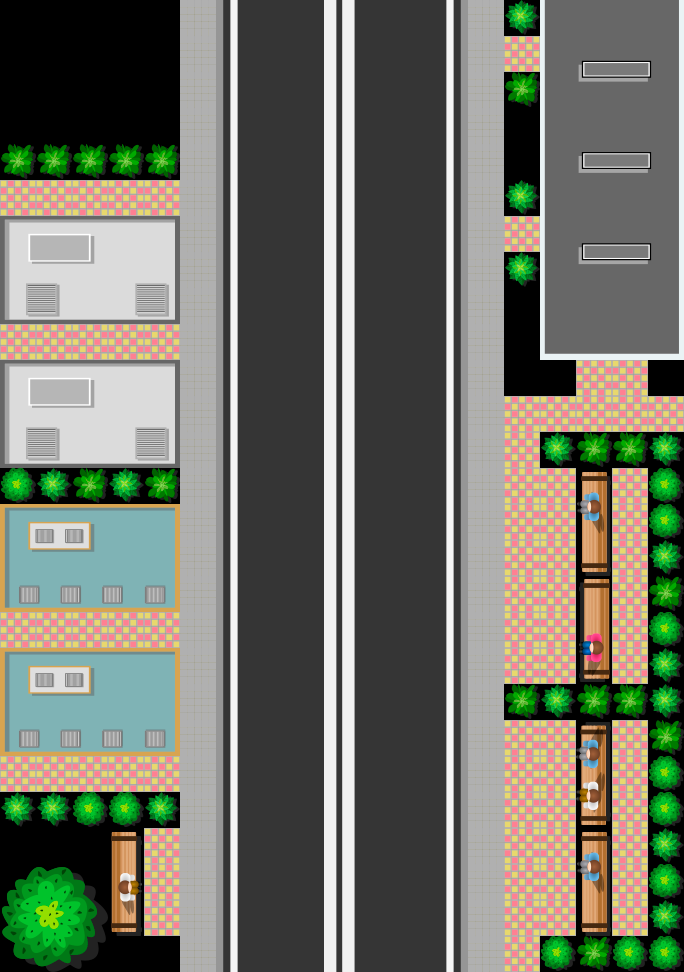

Tiled map render using the project's own tile images. Description and the whole map definition, tile-layer contents included, below:
An orthogonal 19x27 tile map with 36x36 px tiles, 1 tile layer (Слой тайлов 1).

<map version="1.8" tiledversion="1.8.0" orientation="orthogonal" renderorder="right-down" width="19" height="27" tilewidth="36" tileheight="36" infinite="0" nextlayerid="2" nextobjectid="1">
 <tileset firstgid="1" name="tiles" tilewidth="36" tileheight="36" tilecount="784" columns="28">
  <image source="map_1.png" width="1024" height="1024" />
 </tileset>
 <layer id="1" name="Слой тайлов 1" width="19" height="27">
  <data encoding="csv">
0,0,0,0,0,141,1610612737,5,5,6,5,5,2684354561,141,60,1610613346,1610613374,1610613402,1610613430,
0,0,0,0,0,141,1610612737,5,5,6,5,5,2684354561,141,169,1610613345,1610613373,1610613401,1610613429,
0,0,0,0,0,141,1610612737,5,5,6,5,5,2684354561,141,34,1610613344,1610613372,1610613400,1610613428,
0,0,0,0,0,141,1610612737,5,5,6,5,5,2684354561,141,0,1610613343,1610613371,1610613399,1610613427,
34,34,34,34,34,141,1610612737,5,5,6,5,5,2684354561,141,0,1610613342,1610613370,1610613398,1610613426,
169,169,169,169,169,141,1610612737,5,5,6,5,5,2684354561,141,60,1610613341,1610613369,1610613397,1610613425,
184,185,186,187,188,141,1610612737,5,5,6,5,5,2684354561,141,169,1610613340,1610613368,1610613396,1610613424,
212,213,214,215,216,141,1610612737,5,5,6,5,5,2684354561,141,60,1610613339,1610613367,1610613395,1610613423,
240,241,242,243,244,141,1610612737,5,5,6,5,5,2684354561,141,0,1610613338,1610613366,1610613394,1610613422,
169,169,169,169,169,141,1610612737,5,5,6,5,5,2684354561,141,0,1610613337,1610613365,1610613393,1610613421,
184,185,186,187,188,141,1610612737,5,5,6,5,5,2684354561,141,0,0,169,169,0,
212,213,214,215,216,141,1610612737,5,5,6,5,5,2684354561,141,169,169,169,169,169,
240,241,242,243,244,141,1610612737,5,5,6,5,5,2684354561,141,169,60,34,34,60,
33,60,34,60,34,141,1610612737,5,5,6,5,5,2684354561,141,169,169,124,169,33,
100,101,102,103,104,141,1610612737,5,5,6,5,5,2684354561,141,169,169,152,169,33,
128,129,130,131,132,141,1610612737,5,5,6,5,5,2684354561,141,169,169,180,169,60,
156,157,158,159,160,141,1610612737,5,5,6,5,5,2684354561,141,169,169,2684354614,169,34,
169,169,169,169,169,141,1610612737,5,5,6,5,5,2684354561,141,169,169,2684354615,169,33,
100,101,102,103,104,141,1610612737,5,5,6,5,5,2684354561,141,169,169,2684354616,169,60,
128,129,130,131,132,141,1610612737,5,5,6,5,5,2684354561,141,34,60,34,34,60,
156,157,158,159,160,141,1610612737,5,5,6,5,5,2684354561,141,169,169,1610612820,169,34,
169,169,169,169,169,141,1610612737,5,5,6,5,5,2684354561,141,169,169,1610612819,169,33,
60,60,33,33,60,141,1610612737,5,5,6,5,5,2684354561,141,169,169,1610612818,169,33,
0,0,0,125,169,141,1610612737,5,5,6,5,5,2684354561,141,169,169,124,169,60,
17,18,19,153,169,141,1610612737,5,5,6,5,5,2684354561,141,169,169,152,169,33,
45,46,47,181,169,141,1610612737,5,5,6,5,5,2684354561,141,169,169,180,169,60,
73,74,75,0,0,141,1610612737,5,5,6,5,5,2684354561,141,169,33,34,33,33
</data>
 </layer>
</map>
